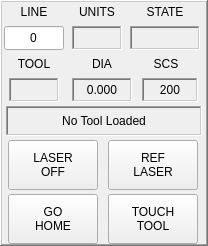
             <widget class="QFrame" name="frame_tool">
              <property name="frameShape">
               <enum>QFrame::WinPanel</enum>
              </property>
              <property name="frameShadow">
               <enum>QFrame::Raised</enum>
              </property>
              <layout class="QVBoxLayout" name="verticalLayout_53">
               <property name="spacing">
                <number>4</number>
               </property>
               <property name="leftMargin">
                <number>0</number>
               </property>
               <property name="topMargin">
                <number>0</number>
               </property>
               <property name="rightMargin">
                <number>0</number>
               </property>
               <property name="bottomMargin">
                <number>0</number>
               </property>
               <item>
                <layout class="QHBoxLayout" name="horizontalLayout_72">
                 <property name="spacing">
                  <number>4</number>
                 </property>
                 <property name="rightMargin">
                  <number>4</number>
                 </property>
                 <item>
                  <layout class="QVBoxLayout" name="verticalLayout_30">
                   <property name="spacing">
                    <number>4</number>
                   </property>
                   <property name="leftMargin">
                    <number>2</number>
                   </property>
                   <property name="topMargin">
                    <number>0</number>
                   </property>
                   <property name="rightMargin">
                    <number>2</number>
                   </property>
                   <property name="bottomMargin">
                    <number>0</number>
                   </property>
                   <item>
                    <widget class="QLabel" name="label_3">
                     <property name="sizePolicy">
                      <sizepolicy hsizetype="Fixed" vsizetype="Fixed">
                       <horstretch>0</horstretch>
                       <verstretch>0</verstretch>
                      </sizepolicy>
                     </property>
                     <property name="minimumSize">
                      <size>
                       <width>60</width>
                       <height>20</height>
                      </size>
                     </property>
                     <property name="maximumSize">
                      <size>
                       <width>60</width>
                       <height>20</height>
                      </size>
                     </property>
                     <property name="text">
                      <string>LINE</string>
                     </property>
                     <property name="alignment">
                      <set>Qt::AlignCenter</set>
                     </property>
                    </widget>
                   </item>
                   <item>
                    <widget class="QLineEdit" name="lbl_start_line">
                     <property name="sizePolicy">
                      <sizepolicy hsizetype="Fixed" vsizetype="Fixed">
                       <horstretch>0</horstretch>
                       <verstretch>0</verstretch>
                      </sizepolicy>
                     </property>
                     <property name="minimumSize">
                      <size>
                       <width>60</width>
                       <height>24</height>
                      </size>
                     </property>
                     <property name="maximumSize">
                      <size>
                       <width>60</width>
                       <height>24</height>
                      </size>
                     </property>
                     <property name="text">
                      <string>0</string>
                     </property>
                     <property name="maxLength">
                      <number>8</number>
                     </property>
                     <property name="alignment">
                      <set>Qt::AlignCenter</set>
                     </property>
                     <property name="readOnly">
                      <bool>true</bool>
                     </property>
                    </widget>
                   </item>
                  </layout>
                 </item>
                 <item>
                  <layout class="QVBoxLayout" name="verticalLayout_19">
                   <property name="spacing">
                    <number>4</number>
                   </property>
                   <property name="leftMargin">
                    <number>2</number>
                   </property>
                   <property name="topMargin">
                    <number>0</number>
                   </property>
                   <property name="rightMargin">
                    <number>2</number>
                   </property>
                   <property name="bottomMargin">
                    <number>0</number>
                   </property>
                   <item alignment="Qt::AlignHCenter|Qt::AlignVCenter">
                    <widget class="QLabel" name="label_19">
                     <property name="sizePolicy">
                      <sizepolicy hsizetype="Fixed" vsizetype="Fixed">
                       <horstretch>0</horstretch>
                       <verstretch>0</verstretch>
                      </sizepolicy>
                     </property>
                     <property name="minimumSize">
                      <size>
                       <width>50</width>
                       <height>20</height>
                      </size>
                     </property>
                     <property name="maximumSize">
                      <size>
                       <width>50</width>
                       <height>20</height>
                      </size>
                     </property>
                     <property name="text">
                      <string>UNITS</string>
                     </property>
                     <property name="alignment">
                      <set>Qt::AlignCenter</set>
                     </property>
                    </widget>
                   </item>
                   <item alignment="Qt::AlignHCenter|Qt::AlignVCenter">
                    <widget class="StateLabel" name="statelabel_metric">
                     <property name="sizePolicy">
                      <sizepolicy hsizetype="Fixed" vsizetype="Fixed">
                       <horstretch>0</horstretch>
                       <verstretch>0</verstretch>
                      </sizepolicy>
                     </property>
                     <property name="minimumSize">
                      <size>
                       <width>50</width>
                       <height>24</height>
                      </size>
                     </property>
                     <property name="maximumSize">
                      <size>
                       <width>50</width>
                       <height>24</height>
                      </size>
                     </property>
                     <property name="frameShape">
                      <enum>QFrame::WinPanel</enum>
                     </property>
                     <property name="frameShadow">
                      <enum>QFrame::Sunken</enum>
                     </property>
                     <property name="lineWidth">
                      <number>1</number>
                     </property>
                     <property name="alignment">
                      <set>Qt::AlignCenter</set>
                     </property>
                     <property name="true_textTemplate" stdset="0">
                      <string>MM</string>
                     </property>
                     <property name="false_textTemplate" stdset="0">
                      <string>IN</string>
                     </property>
                    </widget>
                   </item>
                  </layout>
                 </item>
                 <item>
                  <layout class="QVBoxLayout" name="verticalLayout_22">
                   <property name="spacing">
                    <number>4</number>
                   </property>
                   <property name="leftMargin">
                    <number>2</number>
                   </property>
                   <property name="rightMargin">
                    <number>2</number>
                   </property>
                   <item alignment="Qt::AlignHCenter">
                    <widget class="QLabel" name="label_18">
                     <property name="sizePolicy">
                      <sizepolicy hsizetype="Fixed" vsizetype="Fixed">
                       <horstretch>0</horstretch>
                       <verstretch>0</verstretch>
                      </sizepolicy>
                     </property>
                     <property name="minimumSize">
                      <size>
                       <width>70</width>
                       <height>20</height>
                      </size>
                     </property>
                     <property name="maximumSize">
                      <size>
                       <width>70</width>
                       <height>20</height>
                      </size>
                     </property>
                     <property name="text">
                      <string>STATE</string>
                     </property>
                     <property name="alignment">
                      <set>Qt::AlignCenter</set>
                     </property>
                    </widget>
                   </item>
                   <item alignment="Qt::AlignHCenter">
                    <widget class="StatusLabel" name="statuslabel_state">
                     <property name="sizePolicy">
                      <sizepolicy hsizetype="Fixed" vsizetype="Fixed">
                       <horstretch>0</horstretch>
                       <verstretch>0</verstretch>
                      </sizepolicy>
                     </property>
                     <property name="minimumSize">
                      <size>
                       <width>70</width>
                       <height>24</height>
                      </size>
                     </property>
                     <property name="maximumSize">
                      <size>
                       <width>70</width>
                       <height>24</height>
                      </size>
                     </property>
                     <property name="frameShape">
                      <enum>QFrame::WinPanel</enum>
                     </property>
                     <property name="frameShadow">
                      <enum>QFrame::Sunken</enum>
                     </property>
                     <property name="lineWidth">
                      <number>1</number>
                     </property>
                     <property name="alignment">
                      <set>Qt::AlignCenter</set>
                     </property>
                     <property name="machine_state_status" stdset="0">
                      <bool>true</bool>
                     </property>
                    </widget>
                   </item>
                  </layout>
                 </item>
                </layout>
               </item>
               <item>
                <layout class="QHBoxLayout" name="horizontalLayout_70">
                 <property name="spacing">
                  <number>4</number>
                 </property>
                 <property name="rightMargin">
                  <number>4</number>
                 </property>
                 <item>
                  <layout class="QVBoxLayout" name="verticalLayout_2">
                   <property name="spacing">
                    <number>4</number>
                   </property>
                   <property name="topMargin">
                    <number>0</number>
                   </property>
                   <property name="bottomMargin">
                    <number>0</number>
                   </property>
                   <item alignment="Qt::AlignHCenter">
                    <widget class="QLabel" name="label_22">
                     <property name="sizePolicy">
                      <sizepolicy hsizetype="Preferred" vsizetype="Fixed">
                       <horstretch>0</horstretch>
                       <verstretch>0</verstretch>
                      </sizepolicy>
                     </property>
                     <property name="minimumSize">
                      <size>
                       <width>50</width>
                       <height>20</height>
                      </size>
                     </property>
                     <property name="maximumSize">
                      <size>
                       <width>50</width>
                       <height>20</height>
                      </size>
                     </property>
                     <property name="text">
                      <string>TOOL</string>
                     </property>
                     <property name="alignment">
                      <set>Qt::AlignCenter</set>
                     </property>
                    </widget>
                   </item>
                   <item alignment="Qt::AlignHCenter">
                    <widget class="StatusLabel" name="statuslabel_tool">
                     <property name="sizePolicy">
                      <sizepolicy hsizetype="Fixed" vsizetype="Fixed">
                       <horstretch>0</horstretch>
                       <verstretch>0</verstretch>
                      </sizepolicy>
                     </property>
                     <property name="minimumSize">
                      <size>
                       <width>50</width>
                       <height>24</height>
                      </size>
                     </property>
                     <property name="maximumSize">
                      <size>
                       <width>50</width>
                       <height>24</height>
                      </size>
                     </property>
                     <property name="frameShape">
                      <enum>QFrame::WinPanel</enum>
                     </property>
                     <property name="frameShadow">
                      <enum>QFrame::Sunken</enum>
                     </property>
                     <property name="lineWidth">
                      <number>1</number>
                     </property>
                     <property name="alignment">
                      <set>Qt::AlignCenter</set>
                     </property>
                     <property name="tool_number_status" stdset="0">
                      <bool>true</bool>
                     </property>
                    </widget>
                   </item>
                  </layout>
                 </item>
                 <item>
                  <layout class="QVBoxLayout" name="verticalLayout_31">
                   <property name="spacing">
                    <number>4</number>
                   </property>
                   <property name="leftMargin">
                    <number>0</number>
                   </property>
                   <property name="topMargin">
                    <number>0</number>
                   </property>
                   <property name="rightMargin">
                    <number>0</number>
                   </property>
                   <property name="bottomMargin">
                    <number>0</number>
                   </property>
                   <item alignment="Qt::AlignHCenter">
                    <widget class="QLabel" name="label_24">
                     <property name="sizePolicy">
                      <sizepolicy hsizetype="Preferred" vsizetype="Fixed">
                       <horstretch>0</horstretch>
                       <verstretch>0</verstretch>
                      </sizepolicy>
                     </property>
                     <property name="minimumSize">
                      <size>
                       <width>60</width>
                       <height>20</height>
                      </size>
                     </property>
                     <property name="maximumSize">
                      <size>
                       <width>60</width>
                       <height>20</height>
                      </size>
                     </property>
                     <property name="text">
                      <string>DIA</string>
                     </property>
                     <property name="alignment">
                      <set>Qt::AlignCenter</set>
                     </property>
                    </widget>
                   </item>
                   <item alignment="Qt::AlignHCenter">
                    <widget class="StatusLabel" name="tool_diameter">
                     <property name="sizePolicy">
                      <sizepolicy hsizetype="Fixed" vsizetype="Fixed">
                       <horstretch>0</horstretch>
                       <verstretch>0</verstretch>
                      </sizepolicy>
                     </property>
                     <property name="minimumSize">
                      <size>
                       <width>60</width>
                       <height>24</height>
                      </size>
                     </property>
                     <property name="maximumSize">
                      <size>
                       <width>60</width>
                       <height>24</height>
                      </size>
                     </property>
                     <property name="frameShape">
                      <enum>QFrame::WinPanel</enum>
                     </property>
                     <property name="frameShadow">
                      <enum>QFrame::Sunken</enum>
                     </property>
                     <property name="lineWidth">
                      <number>1</number>
                     </property>
                     <property name="text">
                      <string>0.000</string>
                     </property>
                     <property name="alignment">
                      <set>Qt::AlignCenter</set>
                     </property>
                     <property name="tool_diameter_status" stdset="0">
                      <bool>true</bool>
                     </property>
                    </widget>
                   </item>
                  </layout>
                 </item>
                 <item>
                  <layout class="QVBoxLayout" name="verticalLayout_28">
                   <property name="spacing">
                    <number>4</number>
                   </property>
                   <property name="leftMargin">
                    <number>0</number>
                   </property>
                   <property name="rightMargin">
                    <number>0</number>
                   </property>
                   <item>
                    <widget class="QLabel" name="label_32">
                     <property name="sizePolicy">
                      <sizepolicy hsizetype="Preferred" vsizetype="Fixed">
                       <horstretch>0</horstretch>
                       <verstretch>0</verstretch>
                      </sizepolicy>
                     </property>
                     <property name="minimumSize">
                      <size>
                       <width>56</width>
                       <height>20</height>
                      </size>
                     </property>
                     <property name="maximumSize">
                      <size>
                       <width>56</width>
                       <height>20</height>
                      </size>
                     </property>
                     <property name="text">
                      <string>SCS</string>
                     </property>
                     <property name="alignment">
                      <set>Qt::AlignCenter</set>
                     </property>
                    </widget>
                   </item>
                   <item alignment="Qt::AlignHCenter">
                    <widget class="StatusLabel" name="statuslabel_vc">
                     <property name="sizePolicy">
                      <sizepolicy hsizetype="Fixed" vsizetype="Fixed">
                       <horstretch>0</horstretch>
                       <verstretch>0</verstretch>
                      </sizepolicy>
                     </property>
                     <property name="minimumSize">
                      <size>
                       <width>56</width>
                       <height>24</height>
                      </size>
                     </property>
                     <property name="maximumSize">
                      <size>
                       <width>56</width>
                       <height>24</height>
                      </size>
                     </property>
                     <property name="toolTip">
                      <string>Surface cutting speed</string>
                     </property>
                     <property name="statusTip">
                      <string/>
                     </property>
                     <property name="frameShape">
                      <enum>QFrame::WinPanel</enum>
                     </property>
                     <property name="frameShadow">
                      <enum>QFrame::Sunken</enum>
                     </property>
                     <property name="lineWidth">
                      <number>1</number>
                     </property>
                     <property name="text">
                      <string>200</string>
                     </property>
                     <property name="alignment">
                      <set>Qt::AlignCenter</set>
                     </property>
                     <property name="textTemplate" stdset="0">
                      <string>%d</string>
                     </property>
                     <property name="alt_textTemplate" stdset="0">
                      <string>%d</string>
                     </property>
                     <property name="feed_override_status" stdset="0">
                      <bool>false</bool>
                     </property>
                     <property name="actual_surface_speed_status" stdset="0">
                      <bool>true</bool>
                     </property>
                    </widget>
                   </item>
                  </layout>
                 </item>
                </layout>
               </item>
               <item>
                <layout class="QHBoxLayout" name="horizontalLayout_71">
                 <property name="spacing">
                  <number>4</number>
                 </property>
                 <property name="leftMargin">
                  <number>4</number>
                 </property>
                 <property name="rightMargin">
                  <number>4</number>
                 </property>
                 <item>
                  <widget class="StatusLabel" name="tool_desc_status">
                   <property name="sizePolicy">
                    <sizepolicy hsizetype="Preferred" vsizetype="Fixed">
                     <horstretch>0</horstretch>
                     <verstretch>0</verstretch>
                    </sizepolicy>
                   </property>
                   <property name="minimumSize">
                    <size>
                     <width>0</width>
                     <height>30</height>
                    </size>
                   </property>
                   <property name="maximumSize">
                    <size>
                     <width>16777215</width>
                     <height>30</height>
                    </size>
                   </property>
                   <property name="frameShape">
                    <enum>QFrame::WinPanel</enum>
                   </property>
                   <property name="frameShadow">
                    <enum>QFrame::Sunken</enum>
                   </property>
                   <property name="text">
                    <string>No Tool Loaded</string>
                   </property>
                   <property name="alignment">
                    <set>Qt::AlignCenter</set>
                   </property>
                   <property name="tool_comment_status" stdset="0">
                    <bool>true</bool>
                   </property>
                  </widget>
                 </item>
                </layout>
               </item>
               <item>
                <layout class="QHBoxLayout" name="horizontalLayout_73">
                 <property name="spacing">
                  <number>4</number>
                 </property>
                 <item>
                  <widget class="PushButton" name="btn_laser_on">
                   <property name="sizePolicy">
                    <sizepolicy hsizetype="Fixed" vsizetype="Fixed">
                     <horstretch>0</horstretch>
                     <verstretch>0</verstretch>
                    </sizepolicy>
                   </property>
                   <property name="minimumSize">
                    <size>
                     <width>90</width>
                     <height>50</height>
                    </size>
                   </property>
                   <property name="maximumSize">
                    <size>
                     <width>90</width>
                     <height>50</height>
                    </size>
                   </property>
                   <property name="statusTip">
                    <string>TOGGLE LASER CROSSHAIR</string>
                   </property>
                   <property name="text">
                    <string>LASER
OFF</string>
                   </property>
                   <property name="checkable">
                    <bool>true</bool>
                   </property>
                   <property name="checked">
                    <bool>false</bool>
                   </property>
                   <property name="indicator_option" stdset="0">
                    <bool>false</bool>
                   </property>
                   <property name="checked_state_text_option" stdset="0">
                    <bool>true</bool>
                   </property>
                   <property name="python_command_option" stdset="0">
                    <bool>false</bool>
                   </property>
                   <property name="on_color" stdset="0">
                    <color>
                     <red>0</red>
                     <green>255</green>
                     <blue>0</blue>
                    </color>
                   </property>
                   <property name="indicator_size" stdset="0">
                    <double>0.200000000000000</double>
                   </property>
                   <property name="true_state_string" stdset="0">
                    <string>LASER
ON</string>
                   </property>
                   <property name="false_state_string" stdset="0">
                    <string>LASER
OFF</string>
                   </property>
                   <property name="true_python_cmd_string" stdset="0">
                    <string>print&quot;Laser crosshair turned on&quot;</string>
                   </property>
                   <property name="false_python_cmd_string" stdset="0">
                    <string>print&quot;Laser crosshair turned off&quot;</string>
                   </property>
                  </widget>
                 </item>
                 <item>
                  <widget class="QPushButton" name="btn_ref_laser">
                   <property name="sizePolicy">
                    <sizepolicy hsizetype="Fixed" vsizetype="Fixed">
                     <horstretch>0</horstretch>
                     <verstretch>0</verstretch>
                    </sizepolicy>
                   </property>
                   <property name="minimumSize">
                    <size>
                     <width>90</width>
                     <height>50</height>
                    </size>
                   </property>
                   <property name="maximumSize">
                    <size>
                     <width>90</width>
                     <height>50</height>
                    </size>
                   </property>
                   <property name="statusTip">
                    <string>SET LASER CROSSHAIR REFERENCE</string>
                   </property>
                   <property name="text">
                    <string>REF
LASER</string>
                   </property>
                  </widget>
                 </item>
                </layout>
               </item>
               <item>
                <layout class="QHBoxLayout" name="horizontalLayout_74">
                 <property name="spacing">
                  <number>4</number>
                 </property>
                 <item>
                  <widget class="QPushButton" name="btn_go_home">
                   <property name="sizePolicy">
                    <sizepolicy hsizetype="Fixed" vsizetype="Fixed">
                     <horstretch>0</horstretch>
                     <verstretch>0</verstretch>
                    </sizepolicy>
                   </property>
                   <property name="minimumSize">
                    <size>
                     <width>90</width>
                     <height>50</height>
                    </size>
                   </property>
                   <property name="maximumSize">
                    <size>
                     <width>90</width>
                     <height>50</height>
                    </size>
                   </property>
                   <property name="statusTip">
                    <string>GO TO HOME POSITION</string>
                   </property>
                   <property name="text">
                    <string>GO
HOME</string>
                   </property>
                  </widget>
                 </item>
                 <item>
                  <widget class="QPushButton" name="btn_touch_plate">
                   <property name="sizePolicy">
                    <sizepolicy hsizetype="Fixed" vsizetype="Fixed">
                     <horstretch>0</horstretch>
                     <verstretch>0</verstretch>
                    </sizepolicy>
                   </property>
                   <property name="minimumSize">
                    <size>
                     <width>90</width>
                     <height>50</height>
                    </size>
                   </property>
                   <property name="maximumSize">
                    <size>
                     <width>90</width>
                     <height>50</height>
                    </size>
                   </property>
                   <property name="statusTip">
                    <string>TOUCHOFF TOOL TO TOUCH PLATE</string>
                   </property>
                   <property name="text">
                    <string>TOUCH
TOOL</string>
                   </property>
                  </widget>
                 </item>
                </layout>
               </item>
              </layout>
             </widget>
